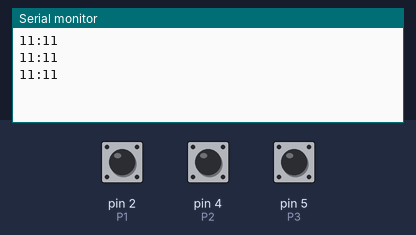
This sketch was run on a simulated Arduino Uno, built with avr-gcc and run on an emulated ATmega328P. Shown: the last lines printed to the serial monitor. The test bench sets the inputs (shaded band); at power-on: pin 2 (P1) HIGH, pin 4 (P2) HIGH, pin 5 (P3) HIGH.

Above: at 1.2 s.
1.3 s: pin 2 (P1) pulled LOW for 0.15 s
At 1.47 s:
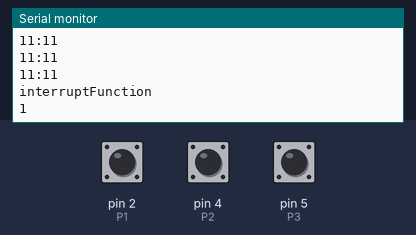
2.9 s: pin 2 (P1) pulled LOW for 1 s
At 3.13 s:
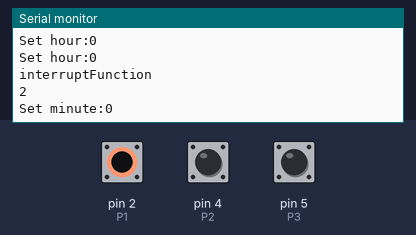
5.4 s: pin 4 (P2) pulled LOW for 0.15 s
At 5.54 s:
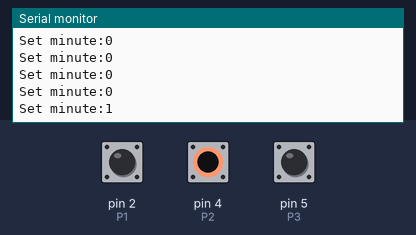
7.0 s: pin 5 (P3) pulled LOW for 1 s
At 7.34 s:
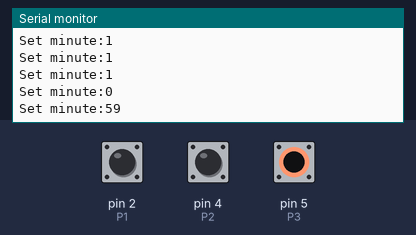
9.5 s: pin 4 (P2) pulled LOW for 1 s
At 10.49 s:
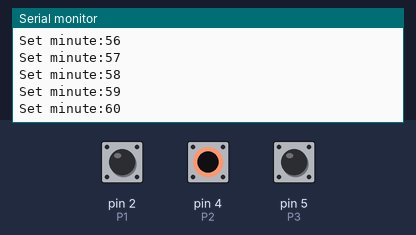
12.0 s: pin 5 (P3) pulled LOW for 1 s
At 13.05 s:
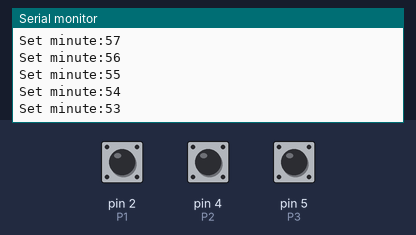
Timing chart, 0 to 15.0 s (numbered marks = the images above; inputs shaded):
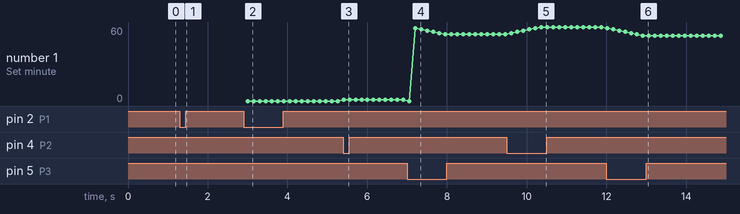

The sketch:

dateTime_Serial_ver.ino
```cpp
int menu = 0;
int hourToSet = 0;
int minToSet = 0;


int nowhour = 11; //instead of these constants, the current time will be requested from RTC
int nowminute = 11;

int P1= 2; // interrupt/menu button.
int P2= 4; //+/up button //excuse the numbering
int P3= 5; //-/down button

bool timeToEnterMenu = false;


void setHour(void );
void setMinute(void);
void interruptFunction(void);

void setup() {
pinMode(P1, INPUT_PULLUP);
pinMode(P2,INPUT_PULLUP);
pinMode(P3,INPUT_PULLUP);
attachInterrupt(digitalPinToInterrupt(P1), interruptFunction, FALLING);

Serial.begin(9600);

}

void loop() {

if (timeToEnterMenu==true){
  enterTimeMenu(); //possibly rethink this structure
  }
else{
if (nowhour<10)
    {
    Serial.print('0');
    }
   Serial.print(nowhour);
   Serial.print(":");
   if (nowminute<10)
    {
    Serial.print('0');
    }
   Serial.println(nowminute);
delay(500);
}

}


void interruptFunction(){

  static unsigned long last_interrupt_time = 0;
  unsigned long interrupt_time = millis();
  // If interrupts come faster than 200ms, assume it's a bounce and ignore.
  if (interrupt_time - last_interrupt_time > 200)
  {
    Serial.println("interruptFunction");
timeToEnterMenu = true; //this might be a convoluted way of doing things
menu++;
Serial.println(menu);
  }
  last_interrupt_time = interrupt_time;
}


void enterTimeMenu(void){


  if (menu==0)//display time
  {

   //this is probably where draw() goes. now we just return to loop to print the "time" there.
    timeToEnterMenu = false;
  }

  else if (menu==1)
  {
    setHour();
  }

  else if (menu==2)
  {
    setMinute();
  }

  if (menu==3)
  {
    //this is where the set time will be sent to RTC
    nowminute = minToSet;
    nowhour = hourToSet;
    menu=0;

  }


}


void setHour()
{

    if(digitalRead(P2)==LOW)
    {
      if(hourToSet==23) //stops at 23.
      {
        hourToSet=0;
      }
      else
      {
        hourToSet=hourToSet+1; //increment up
      }
    }
     if(digitalRead(P3)==LOW)
    {

      if(hourToSet==0) //stops at 0.
      {
        hourToSet=23;
      }
      else
      {
        hourToSet=hourToSet-1; //increment down
      }
    }

   Serial.print("Set hour:");
   Serial.println(hourToSet,DEC);
   delay(150);
   //button press should probably be adjusted/ implemented better so that it doesn't increment too much or too slow,
   //but it works just enough.
}

void setMinute()
{
    if(digitalRead(P2)==LOW)
    {

      if(minToSet==60) //stops at 60.
      {
        minToSet=0;
      }
      else
      {
        minToSet=minToSet+1; //increment up
      }
    }
     if(digitalRead(P3)==LOW)
     {
      if(minToSet==0) //stops at 0.
      {
        minToSet=59;
      }
      else
      {
        minToSet=minToSet-1; //increment down
      }
    }
   Serial.print("Set minute:");
   Serial.println(minToSet,DEC);
   delay(150); //here as well, the button solution should be better

}
```

main.cpp
```cpp
//  10.12.2022 18:39 - menus work on LCD display now and alarm is triggered. it plays once and can't be turned off yet.
//there may be a bug hiding somewhere.
// 12.12. 11:33 temperature sensor works and temperature is printed to LCD

//  sorry about the bad formatting.

/*MISSING/IN PROGRESS:
- menu option to clear alarm
- being able to dismiss/turn off the alarm

- first boot? i'm not sure how this would be detected. (it's not crucial functionality though)

 bonus/non-essential stuff:
- improve button detection
- clean up structure in void loop
*/
#include <Arduino.h>
#include <Wire.h>
#include <ds3231.h> // https://github.com/rodan/ds3231
#include <LiquidCrystal_I2C.h>
#include <SPI.h>

/*   Buzzer Pin   */
#define BUZZER_PIN 6

#define LCD_I2C_ADDRESS 0x3F
#define LCD_WIDTH 16
#define LCD_HEIGHT 2
LiquidCrystal_I2C lcd(LCD_I2C_ADDRESS, LCD_WIDTH, LCD_HEIGHT);

#define ADC_RANGE 1024

int P1= 2; // interrupt/menu button.
int P2= 3; //+/up button
int P3= 4; //-/down button


bool redraw = true;
bool alarmSet = false; //not used yet!
void draw();
void alarmSong();
void interruptFunction(void );

struct ts t;

/* All the menu stuff.. unorganized */
int menu = 0;
int hourToSet = 0;
int minToSet = 0;

int menu2=0;
int alarmHrToSet = 0;
int alarmMinToSet = 0;

int alarmHr = 80;
int alarmMin = 80;

bool timeToEnterMenu = false;
bool inSetup = false;

const int Sensorpin = A0;
int AnalogSensor;

float temp;

void firstMenu(void );
void alarmSetMenu(void );
void timeSetMenu(void );
void setHour(void );
void setMinute(void );
void setAlarmHour(void );
void setAlarmMinute(void );
float getTemp();

float celcius;

void setup() {
  /* Pins*/
    pinMode(BUZZER_PIN, OUTPUT);
    pinMode(P1,INPUT_PULLUP);
    pinMode(P2,INPUT_PULLUP);
    pinMode(P3,INPUT_PULLUP);
    pinMode(A0, INPUT);

  Serial.begin(9600);


  /*  Setup RTC  */

  Wire.begin();
  DS3231_init(DS3231_CONTROL_INTCN);

  /*  Setup LCD  */
  lcd.init();
  lcd.backlight();

 /* Temporary time set, will be removed.
  t.hour=12;
  t.min=30;
  t.sec=0;
  t.mday=25;
  t.mon=12;
  t.year=2019;

  DS3231_set(t); */
}

void loop() {
    DS3231_get(&t);
    if(digitalRead(P1)==LOW)
            {
            delay(100);
            if(digitalRead(P1)==LOW){
            timeToEnterMenu = true;  //this needs to be simplified, just call firstMenu() directly if P1 is low & insetup == false

            }
            }

    if (timeToEnterMenu==true && inSetup==false){
    firstMenu();
    }
    else
    {

    if (t.hour == alarmHr && t.min == alarmMin && t.sec == 0){ //plays once now, could be a loop until a minute has passed or it's dismissed by button press
        lcd.clear();
        lcd.setCursor(1,0);
        lcd.print("ALARM");
        lcd.setCursor(1,1);
        lcd.print("OK to dismiss"); //THIS IS NOT IMPLEMENTED YET
        alarmSong();
        }


    if (redraw){
        draw();}
    }

    temp = getTemp();
    lcd.setCursor(1,0);
    lcd.print(temp);
    lcd.print("C");

}


void draw(void){

  lcd.setCursor(1,1);
  if (t.hour<10){
    lcd.print("0");
  }
  lcd.print(t.hour);
  lcd.print(":");
  if (t.min<10){
    lcd.print("0");
  }
  lcd.print(t.min);
  lcd.print(".");
  if (t.sec<10){
    lcd.print("0");
  }
  lcd.print(t.sec);
  lcd.print("   ");
  if(digitalRead(P1)==LOW){}
 delay(20); //longer delays interfere with button.. a structure issue probably. or a small brain issue.

}

void alarmSong() { // by Din

  delay(600);
  tone(6, 329.63, 300);
  delay(350);
  tone(6, 311.13, 300);
  delay(350);
  tone(6, 329.63, 300);
  delay(350);
  tone(6, 311.13, 300);
  delay(350);
  tone(6, 329.63, 300);
  delay(350);
  tone(6, 246.94, 300);
  delay(400);
  tone(6, 293.66, 300);
  delay(400);
  tone(6, 261.63, 300);
  delay(400);
  tone(6, 220, 900);
  delay(1000);
  tone(6, 146.83, 300);
  delay(350);
  tone(6, 174.61, 300);
  delay(400);
  tone(6, 220, 300);
  delay(400);
  tone(6, 246.94, 900);
  delay(1000);
  tone(6, 174.61, 300);
  delay(400);
  tone(6, 233.08, 300);
  delay(400);
  tone(6, 246.94, 300);
  delay(400);
  tone(6, 261.63, 900);
  delay(1000);
  delay(300);

  lcd.clear();
}


void firstMenu(void){

 inSetup=true;
 int timeOrAlarm = 0;
 bool canExit = false;

  while (canExit == false){

  if(digitalRead(P2)==LOW) //up button pressed
        {
           delay(200);
           timeOrAlarm++;
        }
   if(digitalRead(P3)==LOW) //down button pressed
        {
           delay(200);
           timeOrAlarm--;

        }

   if(timeOrAlarm>1){
      timeOrAlarm = 0;
      }

   else if(timeOrAlarm<0){
      timeOrAlarm = 1;
      }

   else if(timeOrAlarm==0)
      {
      lcd.setCursor(1,0);
      lcd.print("Set time       ");
      lcd.setCursor(1,1);
      lcd.print("<-      ->");

      if(digitalRead(P1)==LOW) //OK button pressed
        {
        delay(50);
          if(digitalRead(P1)==LOW)
          {
          lcd.clear();
          timeSetMenu();
          timeToEnterMenu = false;
          canExit = true;
          }
        }
     }

    else if (timeOrAlarm==1)
    {
      lcd.setCursor(1,0);
      lcd.print("Set/clear alarm");
      lcd.setCursor(1,1);
      lcd.print("<-      ->");

     if(digitalRead(P1)==LOW) //OK button pressed
        {
          delay(50);
          if(digitalRead(P1)==LOW){
          lcd.clear();
          alarmSetMenu();
          timeToEnterMenu = false;
          canExit = true;
          }
        }
    }

  }
}

void timeSetMenu(void){
  bool canExit2 = false;
  menu=0;
  delay(300);
  while (canExit2 == false) {

     if(digitalRead(P1)==LOW)
    {
        menu++; //increment up
    }


    if (menu==0)
    {
        setHour();
    }

    else if (menu==1)
    {
        setMinute();
    }

    else if (menu==2)
    {
         //set time is sent to RTC
        t.min = minToSet;
        t.hour = hourToSet;
        t.sec = 0;
        DS3231_set(t);
        lcd.clear();
        menu=0;

        delay(300);
        inSetup = false;
        canExit2 = true;

    }
    else
    {
         menu=0;
    }


  }


}


void setHour()
{

    if(digitalRead(P2)==LOW)
    {
      if(hourToSet==23) //stops at 23.
      {
        hourToSet=0;
      }
      else
      {
        hourToSet=hourToSet+1; //increment up
      }
    }
     if(digitalRead(P3)==LOW)
    {

      if(hourToSet==0) //stops at 0.
      {
        hourToSet=23;
      }
      else
      {
        hourToSet=hourToSet-1; //increment down
      }
    }

   Serial.print("Set hour:");
   Serial.println(hourToSet, DEC);
   delay(100);

   lcd.setCursor(1,0);
   lcd.print("Set hour       ");
   lcd.setCursor(1,1);
   if (hourToSet<10){
        lcd.print("0");}
   lcd.print(hourToSet, DEC);

   //button press should probably be adjusted/ implemented better so that it doesn't increment too fast or too slow,
   //but it works just enough.
}

void setMinute()
{
    if(digitalRead(P2)==LOW)
    {

      if(minToSet==59) //stops at 60.
      {
        minToSet=0;
      }
      else
      {
        minToSet=minToSet+1; //increment up
      }
    }
     if(digitalRead(P3)==LOW)
     {
      if(minToSet==0) //stops at 0.
      {
        minToSet=59;
      }
      else
      {
        minToSet=minToSet-1; //increment down
      }
    }
   Serial.print("Set minute:");
   Serial.println(minToSet, DEC);
   delay(150); //here as well, the button solution should be better
   lcd.setCursor(1,0);
   lcd.print("Set minute     ");
   lcd.setCursor(1,1);
   if (minToSet<10){
        lcd.print("0");}
   lcd.print(minToSet, DEC);

}


void alarmSetMenu(void ){
  Serial.println("trying to set alarm");

  bool canExit3 = false;
  menu2=0;
  delay(300);
  while (canExit3 == false) {

     if(digitalRead(P1)==LOW)
    {
        menu2++; //increment up
    }


    if (menu2==0)
    {
        setAlarmHour();
    }

    else if (menu2==1)
    {
        setAlarmMinute();
    }

    else if (menu2==2)
    {
         //set time is sent to RTC
        alarmHr = alarmHrToSet;
        alarmMin = alarmMinToSet;

        lcd.clear();
        lcd.setCursor(1,0);
        lcd.print("Alarm set at:");
        lcd.setCursor(1,1);
        if (alarmHr<10){
        lcd.print("0");}
        lcd.print(alarmHr);
        lcd.print(":");
        if (alarmMin<10){
        lcd.print("0");}
        lcd.print(alarmMin);
        delay(4000);


        lcd.clear();
        menu2=0;

        delay(300);
        inSetup = false;
        canExit3 = true;

    }
    else
    {
         menu2=0;
    }


  }


}


void setAlarmHour()
{

    if(digitalRead(P2)==LOW)
    {
      if(alarmHrToSet==23) //stops at 23.
      {
        alarmHrToSet=0;
      }
      else
      {
        //lcd.clear();
        alarmHrToSet=alarmHrToSet+1; //increment up
      }
    }
  if(digitalRead(P3)==LOW)
    {

      if(alarmHrToSet==0) //stops at 0.
      {
        alarmHrToSet=23;
      }
      else
      {
        //lcd.clear();
        alarmHrToSet=alarmHrToSet-1; //increment down
      }
    }

   Serial.print("Set alarm hour:");
   Serial.println(alarmHrToSet, DEC);
   delay(150);

   lcd.setCursor(1,0);
   lcd.print("Set alarm hour   ");
   lcd.setCursor(1,1);
   if (alarmHrToSet<10){
   lcd.print("0");}
   lcd.print(alarmHrToSet, DEC);

   //button press should probably be adjusted/ implemented better so that it doesn't increment too fast or too slow,
   //but it works just enough.
}

void setAlarmMinute()
{
    if(digitalRead(P2)==LOW)
    {

      if(alarmMinToSet==59) //stops at 60.
      {
        alarmMinToSet=0;
      }
      else
      {
        //lcd.clear();
        alarmMinToSet=alarmMinToSet+1; //increment up
      }
    }
     if(digitalRead(P3)==LOW)
     {
      if(alarmMinToSet==0) //stops at 0.
      {
        alarmMinToSet=59;
      }
      else
      {
        //lcd.clear();
        alarmMinToSet=alarmMinToSet-1; //increment down
      }
    }
   Serial.print("Alarm minute:");
   Serial.println(alarmMinToSet, DEC);
   delay(150); //here as well, the button solution should be better

   lcd.setCursor(1,0);
   lcd.print("Alarm minute   ");
   lcd.setCursor(1,1);
   if (alarmMinToSet<10){
   lcd.print("0");}
   lcd.print(alarmMinToSet, DEC);

}

float getTemp()
{
  int reading = analogRead(A0);

  // Convert the reading into voltage:
  float voltage = reading * (5000 / 1024.0);

  // Convert the voltage into the temperature in Celsius:
  float temperature = (voltage - 500) / 10;

  // Print the temperature in the Serial Monitor:
  Serial.print(temperature);
  Serial.print(" \xC2\xB0"); // shows degree symbol
  Serial.println("C");

  delay(1000); // wait a second between readings
  return (temperature);
}
```

Source omitted: C_Setup_and_BasicAlarm.cpp (10147 bytes), CD_RTC_and_TimeSetInLCD.cpp (6406 bytes), RTC_and_TimeSetInSerial.cpp (7033 bytes)

Measured:
- after the input at 1.3 s, the serial monitor: prints a new line at once (image 1)
- after the input at 2.9 s, the serial monitor: prints a new line at once (image 2)
- after the input at 5.4 s, the serial monitor: prints a new line at once (image 3)
- after the input at 7.0 s, the serial monitor: prints a new line after 0.21 s (image 4)
- after the input at 9.5 s, the serial monitor: prints a new line after 0.86 s (image 5)
- after the input at 12.0 s, the serial monitor: prints a new line after 0.92 s (image 6)
- plotted number 1: 0 → 1 after the input at 5.4 s, 1 → 54 after the input at 7.0 s, 54 → 60 after the input at 9.5 s, 60 → 53 after the input at 12.0 s
